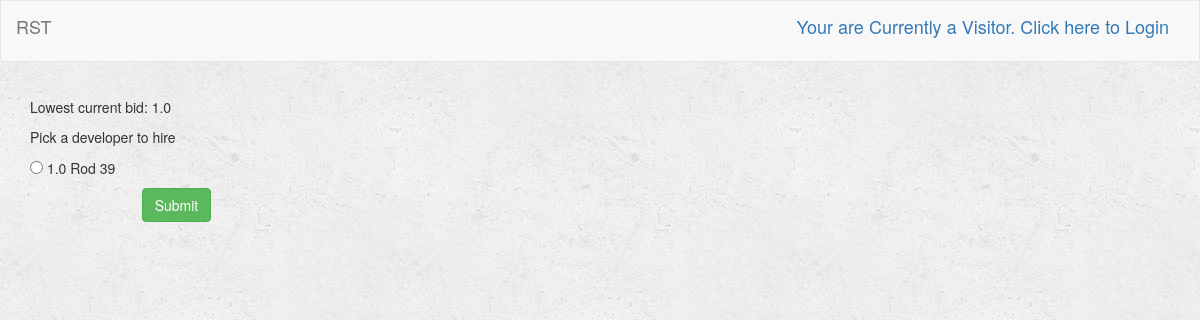
/turk/profile/3/job/3/bidder_list/, run on the app's committed database.
### turk/models.py (models this page shows, shortened)
class Job(models.Model):
    user = models.ForeignKey(User, on_delete=models.CASCADE, default=1)
    job_title = models.CharField(max_length=250)
    job_description = models.TextField()
    job_price = models.FloatField(default=0)
    is_complete = models.BooleanField(default=False) # job submitted
    is_late = models.BooleanField(default=False)
    is_rated = models.BooleanField(default=False)
    is_open = models.BooleanField(default=True) # Job is still open for bid
    lowest_bid = models.FloatField(validators=[MinValueValidator(0), MaxValueValidator(100)], default=0)
    bid_deadline = models.DateTimeField(default=datetime.now()+timedelta(7))
    job_deadline = models.DateTimeField(default=datetime.now()+timedelta(21))

class Bidder(models.Model):
    job = models.ForeignKey(Job, on_delete=models.CASCADE)
    user = models.ForeignKey(User, on_delete=models.CASCADE, default=1)
    price = models.FloatField(validators=[MinValueValidator(1), MaxValueValidator(100)], default=1)
    isHired = models.BooleanField(default=False)

### turk/views.py (the view, shortened to what this page needs)
# urls.py: url(r'^profile/(?P<user_id>[0-9]+)/job/(?P<job_id>[0-9]+)/bidder_list/$', views.bidder_list, name='bidder_list'),
def bidder_list(request, user_id, job_id):
    user = get_object_or_404(User, pk=user_id)
    job = Job.objects.get(pk=job_id)
    bid_list = job.bidder_set.all().order_by('price')
    context = {
        'user': user,
        'job': job,
        'bid_list': bid_list,
    }
    return render(request, 'turk/bidder_list.html', context)

### turk/templates/turk/bidder_list.html (shortened to what this page needs)
{% extends 'turk/base.html' %}
{% block body %}
    <div class="container-fluid">
        <div class="row">
            <div class="col-sm-12 col-md-7">
                <div class="=panel panel-default">
                    <div class="panel-body">
                        <form class="form-horizontal" action="" method="post" enctype="multipart/form-data">
                            {% if job.lowest_bid > 0 %}
                                <p>Lowest current bid: {{job.lowest_bid}}</p>
                            {% else %}
                                <p>Lowest current bid: None</p>
                            {% endif %}
                            <p>Pick a developer to hire</p>
                            {% for bidder in bid_list %}
                                <p><input type="radio" value= {{bidder.user.id}},{{bidder.price}},{{bidder.id}},{{job.lowest_bid}} name="bidder"> {{bidder.price}} {{bidder.user.username}} {{bidder.id}} </input></p>
                            {% endfor %}
                            <div class="form-group">
                                <div class="col-sm-offset-2 col-sm-10">
                                    <button type="submit" class="btn btn-success">Submit</button>
                                </div>
                            </div>
                        </form>
                    </div>
                </div>
            </div>
        </div>
    </div>
{% endblock %}

### turk/static/turk/style.css (style rules this page uses)
body { background: white url("images/background.png"); }

### data on the page
Job: lowest_bid "1.0"
Bidder: price "1.0", user.username "Rod", id "39"
